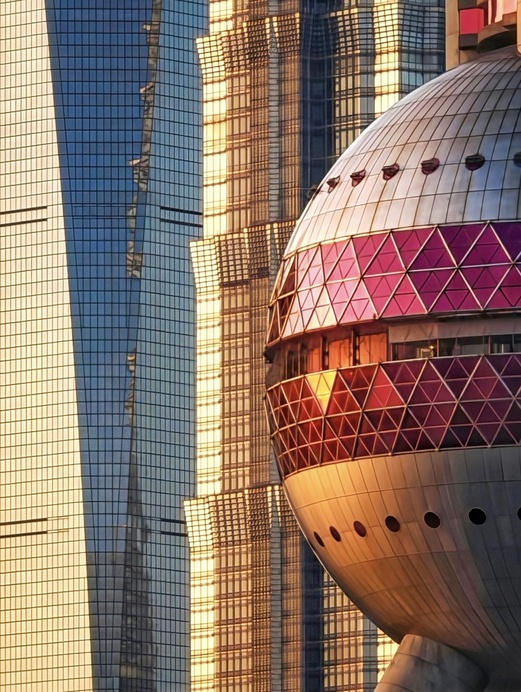
#> input picture lab_06/data/input/photo01.jpg, 521 x 692 px, shrunk from 1080 x 1434 before the run
$ python invariance_experiment.py
#> lines starting #> are read from the running program, lines starting #| are printed output that depends on the picture
#> in main, img is the input picture: shape (692, 521, 3); mean B, G, R 104.5, 115.3, 137.3
### lab_06/src/features.py
import cv2


def extract_sift(img, cfg=None):
    """提取图像的 SIFT 关键点和描述子。"""
    if img is None:
        raise ValueError("输入图像不能为空")

    cfg = cfg or {}
    sift = cv2.SIFT_create(**cfg)
    keypoints, descriptors = sift.detectAndCompute(img, None)

    return keypoints, descriptors

### lab_06/src/invariance_experiment.py
from pathlib import Path

import cv2

from features import extract_sift


# 实验文件路径
LAB_DIR = Path(__file__).resolve().parent.parent
INPUT_PATH = LAB_DIR / "data" / "input" / "photo01.jpg"
TRANSFORMED_PATH = LAB_DIR / "results" / "rotated_scaled.jpg"
MATCH_PATH = LAB_DIR / "results" / "sift_matches.jpg"
DATA_PATH = LAB_DIR / "results" / "invariance_results.txt"


def rotate_and_scale(img, angle=30, scale=0.6):
    """旋转并缩放图片，同时扩大画布，避免图像内容被裁剪。"""
#> called with angle = 30, scale = 0.6
    height, width = img.shape[:2]
#> height = 692; width = 521
    center = (width / 2, height / 2)
#> center = (260.5, 346)

    # 生成旋转和缩放矩阵
    matrix = cv2.getRotationMatrix2D(center, angle, scale)

    # 计算变换后完整图像所需的画布尺寸
    cos_value = abs(matrix[0, 0])
#> cos_value = 0.52
    sin_value = abs(matrix[0, 1])
#> sin_value = 0.3
    new_width = int(height * sin_value + width * cos_value)
#> new_width = 478
    new_height = int(height * cos_value + width * sin_value)
#> new_height = 515

    # 调整平移量，使变换后的图像位于新画布中央
    matrix[0, 2] += new_width / 2 - center[0]
    matrix[1, 2] += new_height / 2 - center[1]

    return cv2.warpAffine(img, matrix, (new_width, new_height))
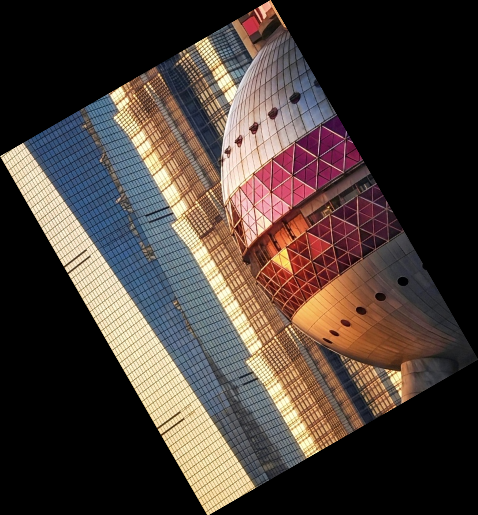
#> returned value: shape (515, 478, 3); mean of channels 0, 1, 2 55.1, 60.8, 72.4; drawn as B, G, R


def main():
    # 读取原图
    img = cv2.imread(str(INPUT_PATH))
    if img is None:
        raise FileNotFoundError(f"无法读取图片：{INPUT_PATH}")

    # 生成旋转30度、缩放0.6倍的实验图像
    transformed = rotate_and_scale(img, angle=30, scale=0.6)
    cv2.imwrite(str(TRANSFORMED_PATH), transformed)

    # 分别提取原图和变换图的 SIFT 特征
    keypoints1, descriptors1 = extract_sift(img)
#> in extract_sift, `keypoints, descriptors = sift.detectAndCompute(img, None)`: keypoints = 6623 keypoints; strongest (x, y, size): (431, 347, 2), (357, 177, 8.5), (390, 172, 10), (332, 183, 6.2)
#> keypoints1 has the same summary as keypoints in extract_sift
    keypoints2, descriptors2 = extract_sift(transformed)
#> in extract_sift (call 2), `keypoints, descriptors = sift.detectAndCompute(img, None)`: keypoints = 1160 keypoints; strongest (x, y, size): (239, 141, 5.1), (254, 128, 6), (21, 162, 21.3), (228, 152, 3.7)
#> keypoints2 has the same summary as keypoints in extract_sift

    if descriptors1 is None or descriptors2 is None:
        raise RuntimeError("没有检测到足够的 SIFT 描述子")

    # 使用欧氏距离对两幅图的全部描述子进行 KNN 匹配
    matcher = cv2.BFMatcher(cv2.NORM_L2)
    raw_matches = matcher.knnMatch(
        descriptors1,
        descriptors2,
        k=2,
    )
#> raw_matches = 6623 matches

    # Lowe ratio test：只保留明显优于第二候选的匹配
    good_matches = [
        first
        for first, second in raw_matches
        if first.distance < 0.75 * second.distance
    ]
#> good_matches = 753 matches

    # 用原图关键点数量作为分母，计算匹配比例
    match_ratio = len(good_matches) / max(len(keypoints1), 1)
#> match_ratio = 0.114

    print("原图关键点数:", len(keypoints1))
#| 原图关键点数: 6623
    print("旋转缩放后关键点数:", len(keypoints2))
#| 旋转缩放后关键点数: 1160
    print("通过 ratio test 的匹配数:", len(good_matches))
#| 通过 ratio test 的匹配数: 753
    print("匹配比例:", round(match_ratio, 3))
#| 匹配比例: 0.114

    # 只绘制距离最小的前50对，避免匹配线过于密集
    good_matches.sort(key=lambda match: match.distance)
    match_image = cv2.drawMatches(
        img,
        keypoints1,
        transformed,
        keypoints2,
        good_matches[:50],
        None,
        flags=cv2.DrawMatchesFlags_NOT_DRAW_SINGLE_POINTS,
    )
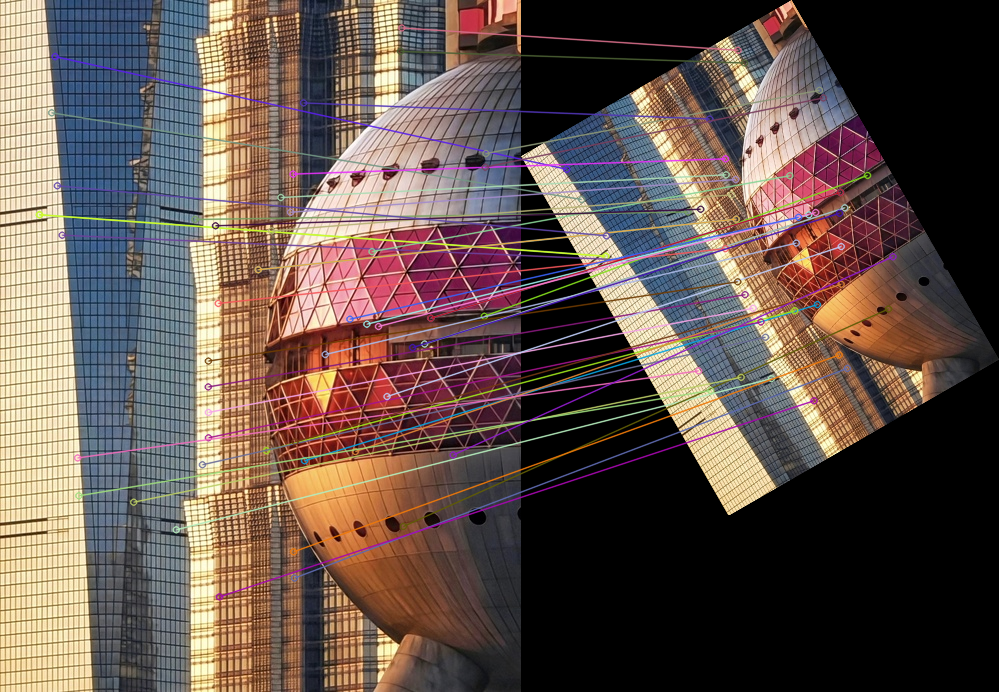
#> match_image: shape (692, 999, 3); mean B, G, R 76.5, 83.2, 99
    cv2.imwrite(str(MATCH_PATH), match_image)

    # 保存实验数据，供实验报告引用
    with open(DATA_PATH, "w", encoding="utf-8") as file:
        file.write(f"原图关键点数: {len(keypoints1)}\n")
        file.write(f"旋转缩放后关键点数: {len(keypoints2)}\n")
        file.write(f"通过 ratio test 的匹配数: {len(good_matches)}\n")
        file.write(f"匹配比例: {match_ratio:.3f}\n")

    print("匹配图:", MATCH_PATH)
    print("实验数据:", DATA_PATH)


if __name__ == "__main__":
    main()
